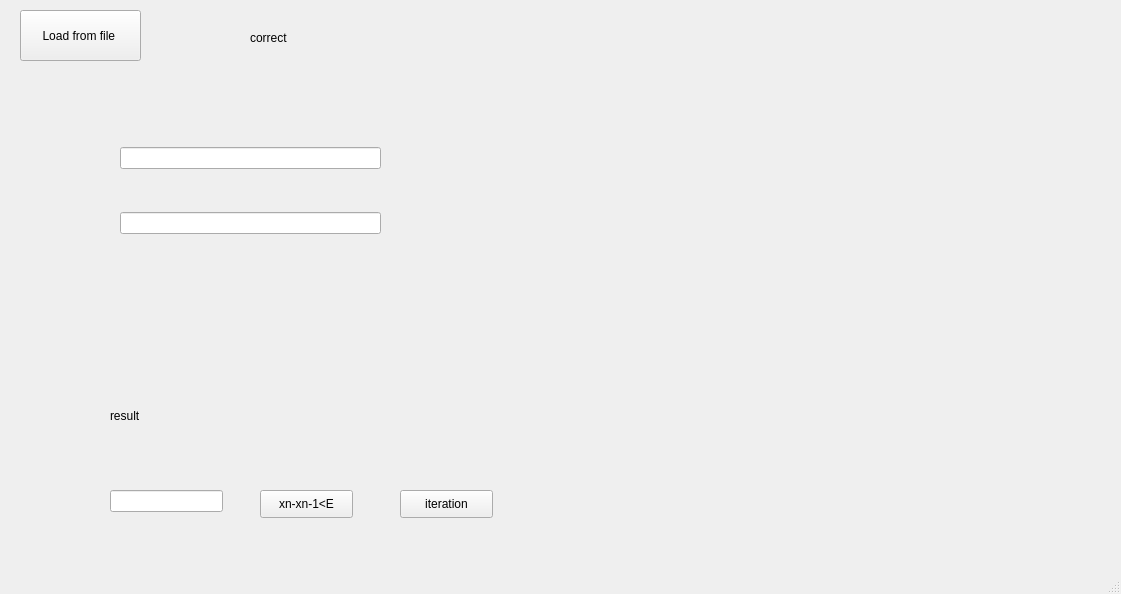
<?xml version="1.0" encoding="UTF-8"?>
<ui version="4.0">
 <class>MainWindow</class>
 <widget class="QMainWindow" name="MainWindow">
  <property name="geometry">
   <rect>
    <x>0</x>
    <y>0</y>
    <width>1121</width>
    <height>594</height>
   </rect>
  </property>
  <property name="windowTitle">
   <string>MainWindow</string>
  </property>
  <widget class="QWidget" name="centralwidget">
   <widget class="QPushButton" name="pushButton">
    <property name="geometry">
     <rect>
      <x>20</x>
      <y>10</y>
      <width>121</width>
      <height>51</height>
     </rect>
    </property>
    <property name="text">
     <string>Load from file </string>
    </property>
   </widget>
   <widget class="QLabel" name="label_2">
    <property name="geometry">
     <rect>
      <x>110</x>
      <y>380</y>
      <width>371</width>
      <height>71</height>
     </rect>
    </property>
    <property name="text">
     <string>result</string>
    </property>
   </widget>
   <widget class="QPushButton" name="pushButton_2">
    <property name="geometry">
     <rect>
      <x>260</x>
      <y>490</y>
      <width>93</width>
      <height>28</height>
     </rect>
    </property>
    <property name="text">
     <string>xn-xn-1&lt;E</string>
    </property>
   </widget>
   <widget class="QPushButton" name="pushButton_3">
    <property name="geometry">
     <rect>
      <x>400</x>
      <y>490</y>
      <width>93</width>
      <height>28</height>
     </rect>
    </property>
    <property name="text">
     <string>iteration</string>
    </property>
   </widget>
   <widget class="QLabel" name="label">
    <property name="geometry">
     <rect>
      <x>250</x>
      <y>30</y>
      <width>55</width>
      <height>16</height>
     </rect>
    </property>
    <property name="text">
     <string>correct</string>
    </property>
   </widget>
   <widget class="QLineEdit" name="lineEdit">
    <property name="geometry">
     <rect>
      <x>110</x>
      <y>490</y>
      <width>113</width>
      <height>22</height>
     </rect>
    </property>
   </widget>
   <widget class="QWidget" name="gridLayoutWidget">
    <property name="geometry">
     <rect>
      <x>120</x>
      <y>110</y>
      <width>261</width>
      <height>161</height>
     </rect>
    </property>
    <layout class="QGridLayout" name="gridLayout">
     <item row="1" column="0">
      <widget class="QLineEdit" name="lineEdit_2"/>
     </item>
     <item row="0" column="0">
      <widget class="QLineEdit" name="lineEdit_3"/>
     </item>
    </layout>
   </widget>
  </widget>
  <widget class="QStatusBar" name="statusbar"/>
 </widget>
 <resources/>
 <connections/>
</ui>
